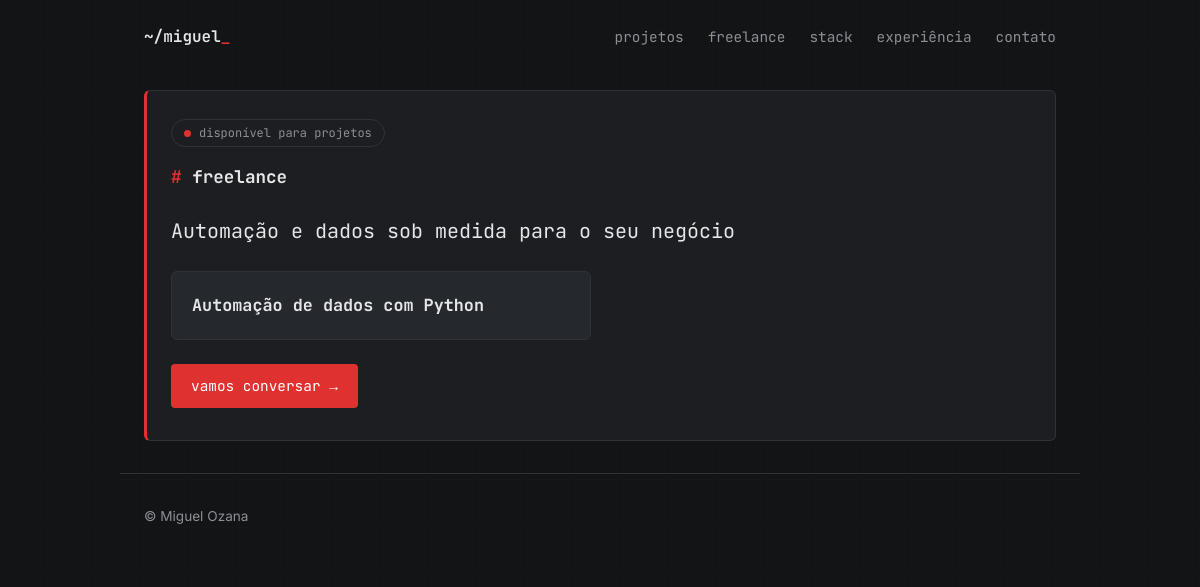
Page /freelance on the earlier database version.
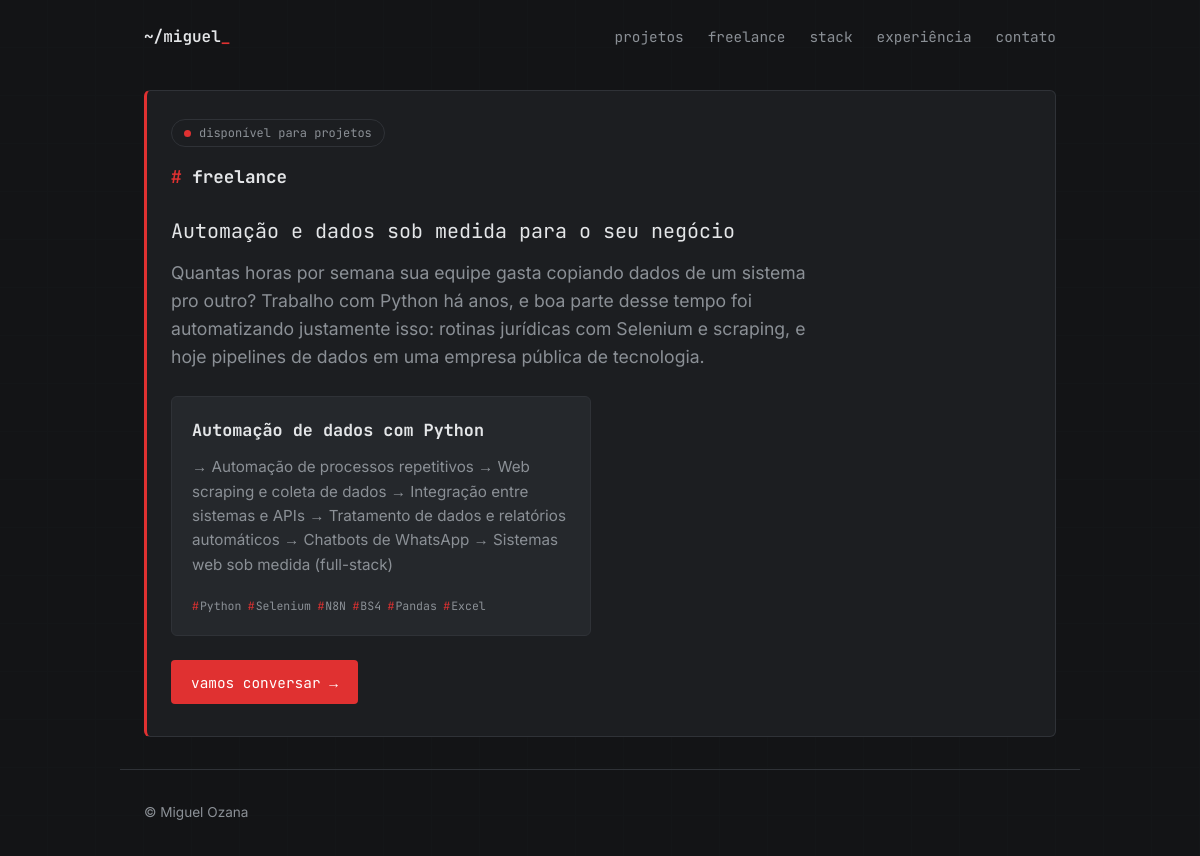
Same page on the later database version.
### app/models.py (models this page shows)
class SiteSettings(Base):
    __tablename__ = "site_settings"
    id: Mapped[int] = mapped_column(primary_key=True)
    name: Mapped[str] = mapped_column(String(120), default="Miguel Ozana")
    hero_title: Mapped[str] = mapped_column(String(200), default="Miguel Ozana")
    hero_text: Mapped[str] = mapped_column(Text, default="")
    email: Mapped[str] = mapped_column(String(200), default="")
    github_url: Mapped[str] = mapped_column(String(300), default="")
    linkedin_url: Mapped[str] = mapped_column(String(300), default="")
    stack_groups: Mapped[list] = mapped_column(
        JSON, default=list, server_default="[]"
    )
    experience: Mapped[list] = mapped_column(
        JSON, default=list, server_default="[]"
    )
    freelance_enabled: Mapped[bool] = mapped_column(
        Boolean, default=False, server_default=false()
    )
    freelance_title: Mapped[str] = mapped_column(
        String(200), default="", server_default=""
    )
    freelance_text: Mapped[str] = mapped_column(Text, default="", server_default="")
    freelance_contact_url: Mapped[str] = mapped_column(
        String(300), default="", server_default=""
    )
    services: Mapped[list] = mapped_column(JSON, default=list, server_default="[]")

### app/routers/public.py (the view)
@router.get("/freelance", response_class=HTMLResponse)
def freelance(request: Request, db: Session = Depends(get_db)):
    site = db.get(SiteSettings, 1)
    if site is None or not site.freelance_enabled:
        raise HTTPException(status_code=404, detail="Página não encontrada")
    return templates.TemplateResponse(request, "freelance.html", {"site": site})

### app/templates/freelance.html (shortened to what this page needs)
{% extends "base.html" %}
{% block content %}
{% include "partials/freelance.html" %}
{% endblock %}

### app/templates/base.html (shortened to what this page needs)
<!doctype html>
<html lang="pt-BR">
<head>
  <link rel="stylesheet" href="{{ url_for('static', path='css/style.css') }}">
</head>
<body>
  <header class="topbar">
    <a class="brand" href="/">~/miguel<span class="cursor">_</span></a>
    <nav>
      <a href="/#projetos">projetos</a>
      {% if site and site.freelance_enabled %}<a href="/#freelance">freelance</a>{% endif %}
      <a href="/#stack">stack</a>
      <a href="/#experiencia">experiência</a>
      <a href="/#contato">contato</a>
    </nav>
  </header>
  <main>
    {% block content %}{% endblock %}
  </main>
  <footer class="footer">
    <span>© {{ site.name if site else "Miguel Ozana" }}</span>
  </footer>
</body>
</html>

### app/templates/partials/freelance.html
{% set cta = site.freelance_contact_url or (("mailto:" ~ site.email) if site.email else "/#contato") %}
<section id="freelance" class="section freelance">
  <span class="status"><span class="dot"></span> disponível para projetos</span>
  <h2 class="section-title"><span class="accent">#</span> freelance</h2>
  {% if site.freelance_title %}<p class="freelance-title">{{ site.freelance_title }}</p>{% endif %}
  {% if site.freelance_text %}<p class="lead">{{ site.freelance_text }}</p>{% endif %}
  {% if site.services %}
  <div class="grid services">
    {% for s in site.services %}
    <div class="card static">
      <h3>{{ s.title }}</h3>
      {% if s.description %}<p>{{ s.description }}</p>{% endif %}
      {% if s.tags %}
      <div class="stack">
        {% for t in s.tags %}<span class="chip">{{ t }}</span>{% endfor %}
      </div>
      {% endif %}
    </div>
    {% endfor %}
  </div>
  {% endif %}
  <a class="cta" href="{{ cta }}"
     {% if cta.startswith("http") %}target="_blank" rel="noopener"{% endif %}>
    vamos conversar →
  </a>
</section>

### public/static/css/style.css (style rules this page uses)
:root { --bg: #141517; --surface: #1c1e21; --surface-2: #25282c; --border: #2f3237; --text: #e4e6e8; --muted: #8b9096; --red: #e03131; --red-hover: #c92a2a; --mono: "JetBrains Mono", ui-monospace, monospace; --sans: "Inter", system-ui, sans-serif; }
* { box-sizing: border-box; }
html { scroll-behavior: smooth; }
body { margin: 0; background-color: var(--bg); background-image: linear-gradient(var(--border) 1px, transparent 1px), linear-gradient(90deg, var(--border) 1px, transparent 1px); background-size: 48px 48px; background-position: -1px -1px; color: var(--text); font-family: var(--sans); line-height: 1.6; }
body::before { content: ""; position: fixed; inset: 0; background: var(--bg); opacity: 0.94; pointer-events: none; z-index: -1; }
a { color: inherit; text-decoration: none; }
h1, h2, h3, .brand, .tag, .chip, .step, .prompt, .metric-value { font-family: var(--mono); }
main, .topbar, .footer { max-width: 960px; margin: 0 auto; padding: 0 1.5rem; }
.topbar { display: flex; justify-content: space-between; align-items: center; padding-top: 1.5rem; padding-bottom: 1.5rem; }
.brand { font-weight: 600; }
.cursor { color: var(--red); animation: blink 1.1s steps(1) infinite; }
.topbar nav { display: flex; gap: 1.5rem; font-family: var(--mono); font-size: 0.9rem; }
.topbar nav a { color: var(--muted); }
.lead { color: var(--muted); max-width: 60ch; font-size: 1.1rem; }
.section { padding: 2rem 0 3rem; }
.section-title { font-size: 1.1rem; margin: 0 0 1.5rem; }
.accent { color: var(--red); }
.grid { display: grid; gap: 1.25rem; grid-template-columns: repeat(auto-fill, minmax(280px, 1fr)); }
.card { display: flex; flex-direction: column; gap: 0.75rem; padding: 1.25rem; background: var(--surface); border: 1px solid var(--border); border-radius: 6px; transition: border-color 0.15s, transform 0.15s; }
.card h3 { margin: 0; font-size: 1.05rem; }
.card p { margin: 0; color: var(--muted); font-size: 0.95rem; }
.stack { display: flex; flex-wrap: wrap; gap: 0.4rem; margin-top: auto; padding-top: 0.5rem; }
.chip { font-size: 0.72rem; color: var(--muted); }
.chip::before { content: "#"; color: var(--red); margin-right: 1px; }
.footer { padding-top: 2rem; padding-bottom: 2rem; color: var(--muted); font-size: 0.85rem; border-top: 1px solid var(--border); }
.freelance { border: 1px solid var(--border); border-left: 3px solid var(--red); border-radius: 6px; background: var(--surface); padding: 1.75rem 1.5rem 2rem; margin: 1rem 0 2rem; }
.status { display: inline-flex; align-items: center; gap: 0.5rem; font-family: var(--mono); font-size: 0.75rem; color: var(--muted); border: 1px solid var(--border); border-radius: 999px; padding: 0.2rem 0.75rem; margin-bottom: 1rem; }
.dot { width: 7px; height: 7px; border-radius: 50%; background: var(--red); animation: pulse 1.6s ease-in-out infinite; }
.freelance-title { font-family: var(--mono); font-size: 1.25rem; margin: 0 0 0.75rem; }
.freelance .lead { margin-top: 0; }
.services { margin: 1.5rem 0; }
.freelance .card { background: var(--surface-2); }
.cta { display: inline-block; font-family: var(--mono); font-size: 0.9rem; background: var(--red); color: #fff; border-radius: 4px; padding: 0.65rem 1.25rem; }

Differences in the rows shown:
changed SiteSettings "Automação e dados sob medida para o seu negócio": freelance_text (not shown) → "Quantas horas por semana sua equipe gasta copiando dados de um sistema pro outro? Trabalho com Python há anos, e boa parte desse tempo foi automatizando justamente isso: rotinas jurídicas com Selenium e scraping, e hoje pipelines de dados em uma empresa pública de tecnologia."
Other differences:
new list line: "Automação de dados com Python → Automação de processos repetitivos → Web scraping e coleta de dados → Integração entre sistemas e APIs → Tratamento de dados e relatórios automáticos → Chatbots de WhatsApp → Sistemas web sob medida (full-stack) Python Selenium N8N BS4 Pandas Excel"
list line gone: "Automação de dados com Python"
